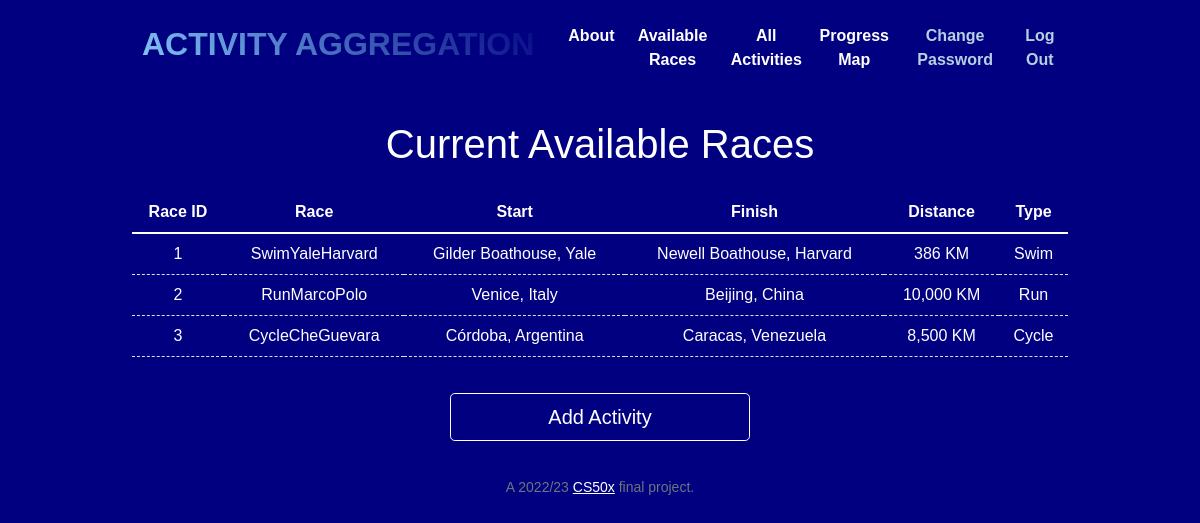
The app's page /races (signed in) with its own data.
### tables this page shows
CREATE TABLE 'races' (
'id' INTEGER PRIMARY KEY AUTOINCREMENT NOT NULL,
'race_name' TEXT NOT NULL,
'start' TEXT NOT NULL,
'finish' TEXT NOT NULL,
'distance' TEXT NOT NULL,'type' TEXT NOT NULL
);

### app.py (the view)
@app.route("/races")
@login_required
def races():
    rows = db.execute("SELECT id, race_name, start, finish, distance, type FROM races")
    races = []
    for row in rows:
        races.append({
            "id": row["id"],
            "race_name": row["race_name"],
            "start": row["start"],
            "finish": row["finish"],
            "distance": row["distance"],
            "type": row["type"]
        })
    return render_template("races.html", races=races)

### app.py (called while the page is built)
@app.after_request
def after_request(response):
    response.headers["Cache-Control"] = "no-cache, no-store, must-revalidate"
    response.headers["Expires"] = 0
    response.headers["Pragma"] = "no-cache"
    return response

### helpers.py (called while the page is built)
def login_required(f):
    @wraps(f)
    def decorated_function(*args, **kwargs):
        if session.get("user_id") is None:
            return redirect("/login")
        return f(*args, **kwargs)
    return decorated_function

### templates/races.html (shortened to what this page needs)
{% extends "layout.html" %}
{% block main %}
<h1>Current Available Races</h1>
<table class="table table-hover">
    <thead class="thead-dark">
        <tr>
            <th scope="col">Race ID</th>
            <th scope="col">Race</th>
            <th scope="col">Start</th>
            <th scope="col">Finish</th>
            <th scope="col">Distance</th>
            <th scope="col">Type</th>
        </tr>
    </thead>
    <tbody>
        {% for race in races %}
        <tr>
            <td>{{race["id"]}}</td>
            <td>{{race["race_name"]}}</td>
            <td>{{race["start"]}}</td>
            <td>{{race["finish"]}}</td>
            <td>{{race["distance"]}}</td>
            <td>{{race["type"]}}</td>
        </tr>
        {% endfor %}
    </tbody>
</table>
<a href="/add" class="btn btn-outline-primary btn-lg">Add Activity</a>
{% endblock %}

### static/styles.css (style rules this page uses)
body { background-color: navy; font-family: 'lexend', sans-serif !important; width: 80%; margin-left:auto; margin-right:auto; }
* { color:white!important; }
.h1, h1 { padding: 1rem 0 1rem 0; }
h1:first-letter { text-transform:capitalize; }
a { color: white!important; }
.btn { width: 300px; margin: 20px; }
.btn-outline-primary { border-color: #fff!important; }
td { border-style: dashed!important; }

### records on screen
races: id "1", race_name "SwimYaleHarvard", start "Gilder Boathouse, Yale", finish "Newell Boathouse, Harvard", distance "386 KM", type "Swim"
races: id "2", race_name "RunMarcoPolo", start "Venice, Italy", finish "Beijing, China", distance "10,000 KM", type "Run"
races: id "3", race_name "CycleCheGuevara", start "Córdoba, Argentina", finish "Caracas, Venezuela", distance "8,500 KM", type "Cycle"
